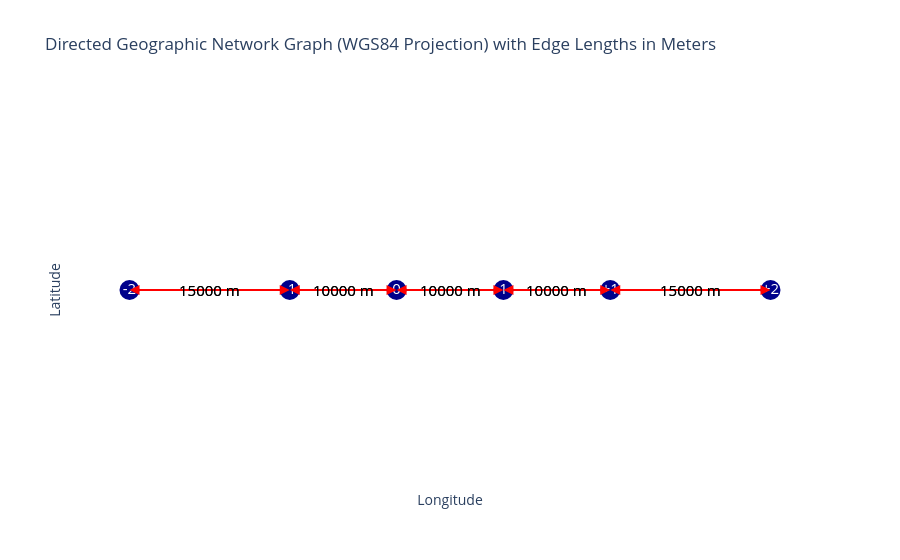

The notebook cell saved with this chart:
### Code cell
graph_module.plot_graph(graph)

### Figure 1 — Plotly figure (JSON) as saved in the notebook; plotly's stock layout.template omitted (floating-point values rounded to 4 significant figures)
{"data": [{"hoverinfo": "none", "line": {"color": "red", "width": 2}, "mode": "lines", "type": "scatter", "x": [-0.2695, -0.1347], "y": [0, 0]}, {"hoverinfo": "none", "line": {"color": "red", "width": 2}, "mode": "lines", "type": "scatter", "x": [-0.1347, -0.2695], "y": [0, 0]}, {"hoverinfo": "none", "line": {"color": "red", "width": 2}, "mode": "lines", "type": "scatter", "x": [-0.1347, -0.04492], "y": [0, 0]}, {"hoverinfo": "none", "line": {"color": "red", "width": 2}, "mode": "lines", "type": "scatter", "x": [-0.04492, -0.1347], "y": [0, 0]}, {"hoverinfo": "none", "line": {"color": "red", "width": 2}, "mode": "lines", "type": "scatter", "x": [-0.04492, 0.04492], "y": [0, 0]}, {"hoverinfo": "none", "line": {"color": "red", "width": 2}, "mode": "lines", "type": "scatter", "x": [0.04492, -0.04492], "y": [0, 0]}, {"hoverinfo": "none", "line": {"color": "red", "width": 2}, "mode": "lines", "type": "scatter", "x": [0.04492, 0.1347], "y": [0, 0]}, {"hoverinfo": "none", "line": {"color": "red", "width": 2}, "mode": "lines", "type": "scatter", "x": [0.1347, 0.04492], "y": [0, 0]}, {"hoverinfo": "none", "line": {"color": "red", "width": 2}, "mode": "lines", "type": "scatter", "x": [0.1347, 0.2695], "y": [0, 0]}, {"hoverinfo": "none", "line": {"color": "red", "width": 2}, "mode": "lines", "type": "scatter", "x": [0.2695, 0.1347], "y": [0, 0]}, {"hoverinfo": "text", "marker": {"color": "darkblue", "size": 20}, "mode": "markers+text", "text": ["-2", "-1", "0", "1", "+1", "+2"], "textfont": {"color": "white", "size": 15}, "textposition": "middle center", "type": "scatter", "x": [-0.2695, -0.1347, -0.04492, 0.04492, 0.1347, 0.2695], "y": [0, 0, 0, 0, 0, 0]}], "layout": {"annotations": [{"arrowcolor": "red", "arrowhead": 2, "arrowsize": 2, "arrowwidth": 1, "ax": -0.2695, "axref": "x", "ay": 0, "ayref": "y", "showarrow": true, "x": -0.1347, "xref": "x", "y": 0, "yref": "y"}, {"arrowcolor": "red", "arrowhead": 2, "arrowsize": 2, "arrowwidth": 1, "ax": -0.1347, "axref": "x", "ay": 0, "ayref": "y", "showarrow": true, "x": -0.2695, "xref": "x", "y": 0, "yref": "y"}, {"arrowcolor": "red", "arrowhead": 2, "arrowsize": 2, "arrowwidth": 1, "ax": -0.1347, "axref": "x", "ay": 0, "ayref": "y", "showarrow": true, "x": -0.04492, "xref": "x", "y": 0, "yref": "y"}, {"arrowcolor": "red", "arrowhead": 2, "arrowsize": 2, "arrowwidth": 1, "ax": -0.04492, "axref": "x", "ay": 0, "ayref": "y", "showarrow": true, "x": -0.1347, "xref": "x", "y": 0, "yref": "y"}, {"arrowcolor": "red", "arrowhead": 2, "arrowsize": 2, "arrowwidth": 1, "ax": -0.04492, "axref": "x", "ay": 0, "ayref": "y", "showarrow": true, "x": 0.04492, "xref": "x", "y": 0, "yref": "y"}, {"arrowcolor": "red", "arrowhead": 2, "arrowsize": 2, "arrowwidth": 1, "ax": 0.04492, "axref": "x", "ay": 0, "ayref": "y", "showarrow": true, "x": -0.04492, "xref": "x", "y": 0, "yref": "y"}, {"arrowcolor": "red", "arrowhead": 2, "arrowsize": 2, "arrowwidth": 1, "ax": 0.04492, "axref": "x", "ay": 0, "ayref": "y", "showarrow": true, "x": 0.1347, "xref": "x", "y": 0, "yref": "y"}, {"arrowcolor": "red", "arrowhead": 2, "arrowsize": 2, "arrowwidth": 1, "ax": 0.1347, "axref": "x", "ay": 0, "ayref": "y", "showarrow": true, "x": 0.04492, "xref": "x", "y": 0, "yref": "y"}, {"arrowcolor": "red", "arrowhead": 2, "arrowsize": 2, "arrowwidth": 1, "ax": 0.1347, "axref": "x", "ay": 0, "ayref": "y", "showarrow": true, "x": 0.2695, "xref": "x", "y": 0, "yref": "y"}, {"arrowcolor": "red", "arrowhead": 2, "arrowsize": 2, "arrowwidth": 1, "ax": 0.2695, "axref": "x", "ay": 0, "ayref": "y", "showarrow": true, "x": 0.1347, "xref": "x", "y": 0, "yref": "y"}, {"font": {"color": "black", "size": 15}, "showarrow": false, "text": "15000 m", "x": -0.2021, "y": 0}, {"font": {"color": "black", "size": 15}, "showarrow": false, "text": "15000 m", "x": -0.2021, "y": 0}, {"font": {"color": "black", "size": 15}, "showarrow": false, "text": "10000 m", "x": -0.08983, "y": 0}, {"font": {"color": "black", "size": 15}, "showarrow": false, "text": "10000 m", "x": -0.08983, "y": 0}, {"font": {"color": "black", "size": 15}, "showarrow": false, "text": "10000 m", "x": 0, "y": 0}, {"font": {"color": "black", "size": 15}, "showarrow": false, "text": "10000 m", "x": 0, "y": 0}, {"font": {"color": "black", "size": 15}, "showarrow": false, "text": "10000 m", "x": 0.08983, "y": 0}, {"font": {"color": "black", "size": 15}, "showarrow": false, "text": "10000 m", "x": 0.08983, "y": 0}, {"font": {"color": "black", "size": 15}, "showarrow": false, "text": "15000 m", "x": 0.2021, "y": 0}, {"font": {"color": "black", "size": 15}, "showarrow": false, "text": "15000 m", "x": 0.2021, "y": 0}], "plot_bgcolor": "white", "showlegend": false, "title": {"text": "Directed Geographic Network Graph (WGS84 Projection) with Edge Lengths in Meters"}, "xaxis": {"showgrid": false, "showticklabels": false, "title": {"text": "Longitude"}, "zeroline": false}, "yaxis": {"showgrid": false, "showticklabels": false, "title": {"text": "Latitude"}, "zeroline": false}}}
